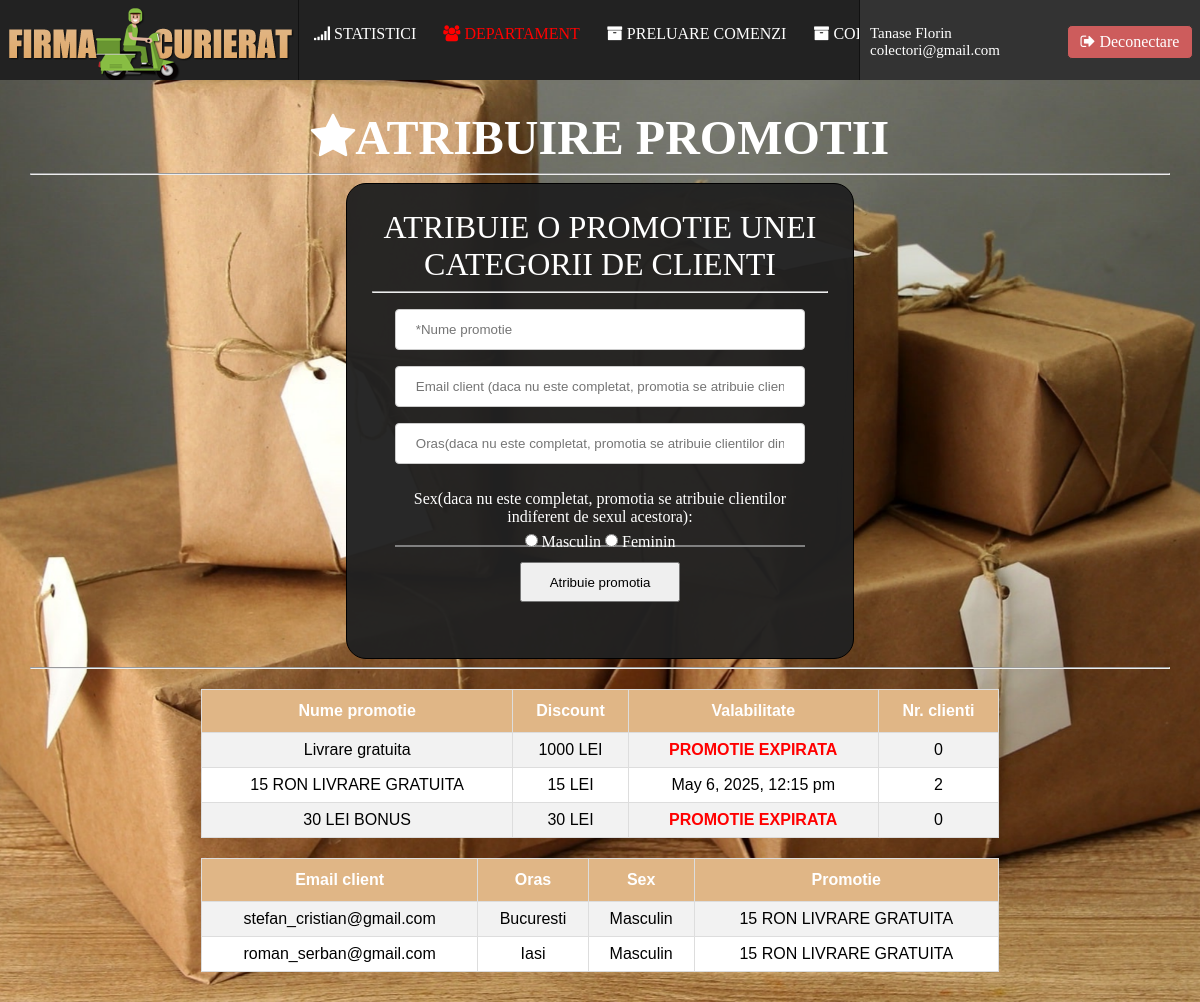
Screenshot of /angajati/atribuirepromotii.php (signed in) with the database file from the repository.
### tables this page shows
CREATE TABLE IF NOT EXISTS `angajati` (
  `AngajatID` int(11) NOT NULL AUTO_INCREMENT,
  `DepartamentID` int(11) DEFAULT NULL,
  `Email` varchar(64) NOT NULL,
  `Parola` varchar(256) NOT NULL,
  `Nume` varchar(20) NOT NULL,
  `Prenume` varchar(20) NOT NULL,
  `CNP` varchar(13) NOT NULL,
  `Telefon` varchar(12) NOT NULL,
  `Sex` char(1) NOT NULL,
  PRIMARY KEY (`AngajatID`),
  KEY `FK_DepartamentAngajat` (`DepartamentID`)
);

CREATE TABLE IF NOT EXISTS `promotii` (
  `PromotieID` int(11) NOT NULL AUTO_INCREMENT,
  `NumePromotie` varchar(30) NOT NULL,
  `DiscountLei` int(11) NOT NULL,
  `Valabilitate` int(11) NOT NULL,
  PRIMARY KEY (`PromotieID`)
);

CREATE TABLE IF NOT EXISTS `clienti` (
  `ClientID` int(11) NOT NULL AUTO_INCREMENT,
  `Email` varchar(64) NOT NULL,
  `Parola` varchar(256) DEFAULT NULL,
  `Telefon` varchar(12) DEFAULT NULL,
  `Nume` varchar(20) DEFAULT NULL,
  `Prenume` varchar(20) DEFAULT NULL,
  `Sex` char(1) DEFAULT NULL,
  `DataNasterii` datetime DEFAULT NULL,
  `Oras` varchar(20) DEFAULT NULL,
  `Judet` varchar(20) DEFAULT NULL,
  `Strada` varchar(40) DEFAULT NULL,
  `Numar` int(11) DEFAULT NULL,
  `Bloc` varchar(6) DEFAULT NULL,
  `Scara` varchar(6) DEFAULT NULL,
  `Etaj` int(11) DEFAULT NULL,
  `Apartament` int(11) DEFAULT NULL,
  `CodPostal` varchar(10) DEFAULT NULL,
  `CodAfiliat` varchar(20) DEFAULT NULL,
  `AfiliatID` int(11) DEFAULT NULL,
  `ContActivat` char(1) NOT NULL,
  PRIMARY KEY (`ClientID`),
  UNIQUE KEY `Email` (`Email`) USING BTREE,
  UNIQUE KEY `Telefon` (`Telefon`) USING BTREE,
  KEY `FK_AfiliatID` (`AfiliatID`)
);

### angajati/atribuirepromotii.php (the view, shortened to what this page needs)
<?php
require_once("includes/Header.php");
?>
<font face="Trebuchet MS" size="7" color="white"><b><span class="fa fa-star"></span>ATRIBUIRE PROMOTII</b></font><hr>
<div class="formPromotii">
	<font size="6" color="white" face="Trebuchet MS">ATRIBUIE O PROMOTIE UNEI CATEGORII DE CLIENTI</font><hr>
<form method="post" action="">
	<input style="width:90%;" type="text" name="numepromotie" id="numepromotie" placeholder="*Nume promotie"><br>
	<input style="width:90%;" type="text" name="email" id="email" placeholder="Email client (daca nu este completat, promotia se atribuie clientilor cu orice email)"><br>
	<input style="width:90%;" type="text" name="oras" id="oras" placeholder="Oras(daca nu este completat, promotia se atribuie clientilor din orice oras)"><br>
		<div id="genderselect">
		Sex(daca nu este completat, promotia se atribuie clientilor indiferent de sexul acestora):<br>
		<input type="radio" id="masculin" name="sex" value="M">
		<label for="masculin">Masculin</label>
		<input type="radio" id="feminin" name="sex" value="F">
		<label for="feminin">Feminin</label>
	</div>
	<button id="auth" type="submit" name="formPromotii"  class="btn btn-block">Atribuie promotia</button><br>
</form>
</div>
<hr>
<table id="promotii">
  <tr>
    <th style="text-align:center;">Nume promotie</th>
    <th style="text-align:center;">Discount</th>
	<th style="text-align:center;">Valabilitate</th>
	<th style="text-align:center;">Nr. clienti</th>
  </tr>
<?php
$query = 'CALL SelectarePromotii;';
$res = mysqli_query($DB, $query);
mysqli_next_result($DB);
while($prom = mysqli_fetch_array($res)){
?>
  <tr>
    <td><?php echo $prom['NumePromotie'];?></td>
    <td><?php
		echo $prom['DiscountLei'] . ' LEI';
	?></td>
    <td><?php
		if($prom['Valabilitate'] < time()) echo '<font color="red"><b>PROMOTIE EXPIRATA</b></font>';
		else echo date("F j, Y, g:i a", $prom['Valabilitate']);
	?></td>
	<td><?php echo $prom['NrClienti'];?></td>
  </tr>
<?php } ?>
<table id="promotii">
  <tr>
    <th style="text-align:center;">Email client</th>
    <th style="text-align:center;">Oras</th>
	<th style="text-align:center;">Sex</th>
	<th style="text-align:center;">Promotie</th>
  </tr>
<?php
$query = 'CALL SelectarePromotiiClienti;';
$res = mysqli_query($DB, $query);
while($pc = mysqli_fetch_array($res)){
?>
  <tr>
    <td><?php echo $pc['Email'];?></td>
    <td><?php echo $pc['Oras'];?></td>
    <td><?php
		if($pc['Sex'] == 'F') echo 'Feminin';
		else echo 'Masculin';
	?></td>
	<td><?php echo $pc['NumePromotie'];?></td>
  </tr>
<?php } ?>

### angajati/includes/Header.php (shortened to what this page needs)
<?php
require_once("includes/Config.php");
if(isset($_SESSION['AngajatID'])){
			$query = 'CALL GetAngajatData(' . $_SESSION['AngajatID'] . ');';
			$result = mysqli_query($DB, $query);
			mysqli_next_result($DB);
			$user = mysqli_fetch_array($result, MYSQLI_ASSOC);
}
else{
	Header('Location: login.php');
}
?>
<head>
	<link rel="stylesheet" href="https://maxcdn.bootstrapcdn.com/font-awesome/4.5.0/css/font-awesome.min.css">
</head>
<body>
	<div class="banner">
	<img src="images/logo.png" alt="LOGO">
	</div>
	<div class="userinfo">
		<div class="userinfoContent">
			<?php
				echo $user['Nume'] . ' ' . $user['Prenume'] . '<br>';
				echo $user['Email'] . '<br>';
			?>
		</div>
		<div class="logoutdiv">
             <a href="?logout">
                  <span class="fa fa-sign-out" style="display:inline;">  </span>Deconectare
              </a>
		</div>
	</div>
	<div class="menu">
	<a href="statistici.php"><span class="fa fa-signal"></span> STATISTICI</a>
	<?php
		$qr = 'SELECT EsteManager(' . $_SESSION['AngajatID'] . ');';
		$qr_res = mysqli_query($DB, $qr);
		$manager = mysqli_fetch_array($qr_res, MYSQLI_BOTH);
		if($manager[0] == 'DA'){
	?>
		<a href="manager.php"><font color="red"><span class="fa fa-users"></span> DEPARTAMENT</font></a>
	<?php }
		if($user['DepartamentID'] == 1){ ?>
	<a href="adaugaangajat.php"><span class="fa fa-plus"></span> ADAUGA UN ANGAJAT</a>
	<a href="angajati.php"><span class="fa fa-cogs"></span> CONTURI ANGAJATI</a>
	<a href="clienti.php"><span class="fa fa-cogs"></span> CONTURI CLIENTI</a>
	<a href="orase.php"><span class="fa fa-cogs"></span> ORASE</a>
	<?php }else if($user['DepartamentID'] == 2){ ?>
		<a href="crearepromotii.php"><span class="fa fa-star"></span> CREARE PROMOTII</a>
		<a href="atribuirepromotii.php"><span class="fa fa-star"></span> ATRIBUIRE PROMOTII</a>
	<?php }else if($user['DepartamentID'] == 3){ ?>
		<a href="preluarecomenzi.php"><span class="fa fa-archive"></span> PRELUARE COMENZI</a>
		<a href="coletepreluate.php"><span class="fa fa-archive"></span> COLETE PRELUATE</a>
	<?php }else if($user['DepartamentID'] == 4){ ?>
		<a href="ridicarecolet.php"><span class="fa fa-archive"></span> RIDICARE COLETE </a>
		<a href="coleteridicate.php"><span class="fa fa-archive"></span> COLETE RIDICATE</a>
	<?php } ?>
	</div>
	<div class="pagecontent"><center>

### angajati/includes/Header.php (style rules this page uses)
.menu { z-index:100; overflow: hidden; background-color: #222; border-left: 1px solid #111; border-right: 1px solid #111; position: fixed; top: 0; width: -moz-calc(100% - 640px); width: -webkit-calc(100% - 640px); width: -o-calc(100% - 640px); width: calc(100% - 640px); right:340px; height:55px; white-space: nowrap; padding-top:25px; }
.menu a { margin: 8px; padding-top:35px; font-family: Verdana; font-size:16px; transition:0.6s; margin-left:15px; }
.banner { background-color:#222; height: 80px; overflow: hidden; position: fixed; top: 0px; left:0; z-index:100; width: 300px; cursor: pointer; }
.userinfo { background-color:#333; height: 80px; overflow: hidden; position: fixed; top: 0px; right:0; z-index:100; width: 340px; text-align:left; }
.userinfoContent { padding:10px; font-family: Trebuchet MS; font-size:15; color:white; margin-top:15px; }
.pagecontent { margin-top:80px; background: url('images/background.jpg') no-repeat center; background-size: cover; background-attachment: fixed; min-height:100%; padding:30px; }
.logoutdiv { background-color: indianred; width: 110px; float:right; padding:7px; cursor:pointer; text-align:center; position:fixed; top:25px; right:7px; font-family: Trebuchet MS; border-radius:5px; border:1px solid #333; transition:0.6s; }
body { margin: 0; padding: 0; }
a { text-decoration:none; color: white; }

### angajati/atribuirepromotii.php (style rules this page uses)
#promotii { font-family: Arial, Helvetica, sans-serif; border-collapse: collapse; width: 70%; text-align:center; margin-top:20px; }
#promotii td, #promotii th { border: 1px solid #ddd; padding: 8px; }
#promotii tr:nth-child(even) { background-color: #f2f2f2; }
#promotii tr:nth-child(odd) { background-color: white; }
#promotii th { padding-top: 12px; padding-bottom: 12px; text-align: left; background-color: #E0B686; color: white; }
.formPromotii { width:40%; min-height:20px; min-width:350px; background-color:rgba(34, 34, 34, 0.97); border: 1px solid black; border-radius:20px; padding:25px; text-align:center; }
input { padding: 12px 20px; margin: 8px 0; display: inline-block; border: 1px solid #ccc; border-radius: 4px; box-sizing: border-box; transition:0.5s; }
#auth { margin:15px; width:160px; height:40px; }
#genderselect { width:90%; border: 0; border-bottom: 2px solid grey; margin-left:5%; font-family:Trebuchet MS; color:white; float:left; height:55px; padding-top:18px; }

### rows the page displays
angajati: Nume "Tanase", Prenume "Florin", Email "colectori@gmail.com"
promotii: NumePromotie "Livrare gratuita", DiscountLei "1000", Valabilitate "PROMOTIE EXPIRATA", NrClienti "0"
promotii: NumePromotie "15 RON LIVRARE GRATUITA", DiscountLei "15", Valabilitate "May 6, 2025, 12:15 pm", NrClienti "2"
promotii: NumePromotie "30 LEI BONUS", DiscountLei "30", Valabilitate "PROMOTIE EXPIRATA", NrClienti "0"
clienti: Email "stefan_cristian@gmail.com", Oras "Bucuresti", Sex "Masculin", promotii.NumePromotie "15 RON LIVRARE GRATUITA"
clienti: Email "roman_serban@gmail.com", Oras "Iasi", Sex "Masculin", promotii.NumePromotie "15 RON LIVRARE GRATUITA"
